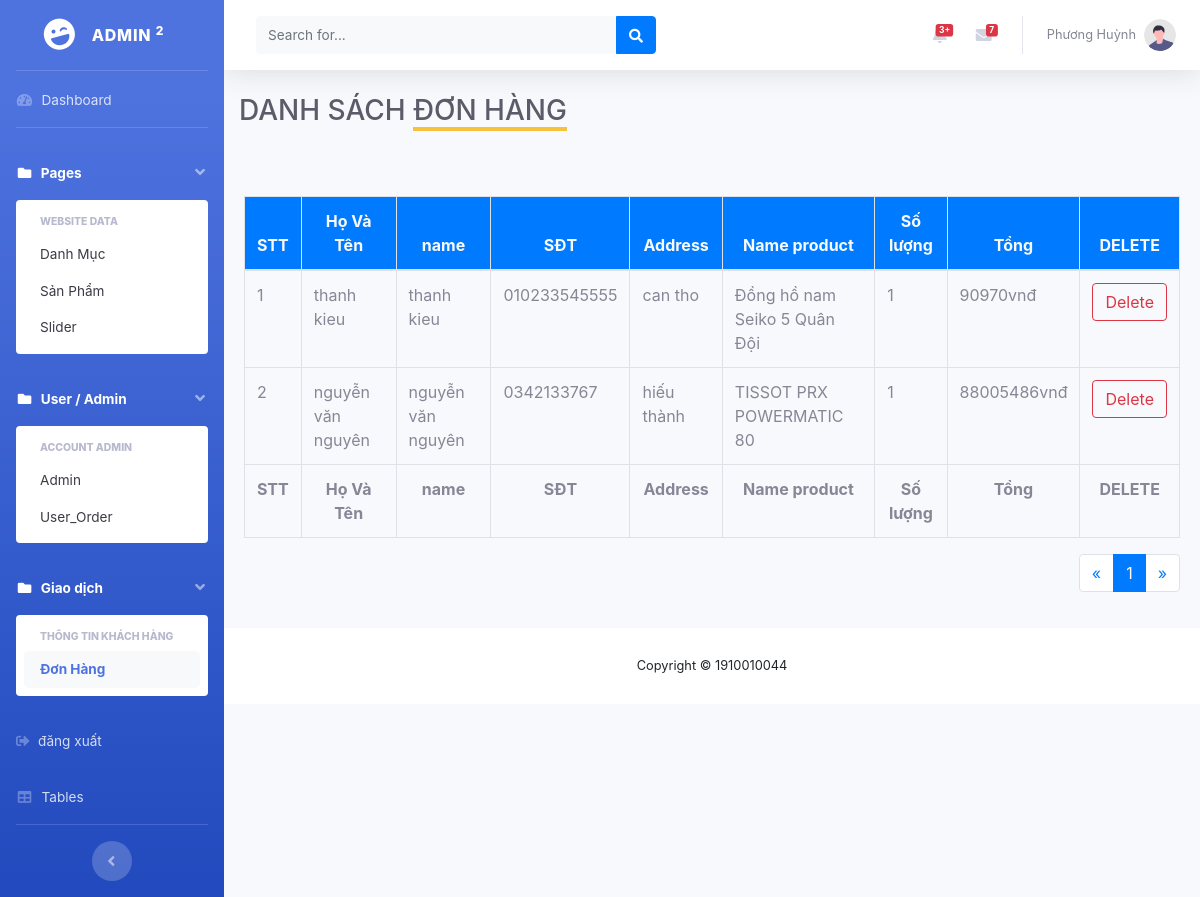
/admin/modules/order/index.php (signed in), run on the app's committed database.
### tables this page shows
CREATE TABLE `orders` (
  `id` int(11) NOT NULL,
  `transaction_id` int(11) DEFAULT NULL,
  `product_id` int(11) DEFAULT NULL,
  `qty` tinyint(4) DEFAULT NULL,
  `price` int(11) DEFAULT NULL,
  `name` varchar(100) DEFAULT NULL,
  `home` tinyint(4) DEFAULT 0,
  `created_at` timestamp NULL DEFAULT current_timestamp() ON UPDATE current_timestamp(),
  `updated_at` timestamp NULL DEFAULT current_timestamp() ON UPDATE current_timestamp()
);

CREATE TABLE `transaction` (
  `id` int(11) NOT NULL,
  `amount` int(11) DEFAULT NULL,
  `users_id` int(11) DEFAULT NULL,
  `status` tinyint(4) DEFAULT 0,
  `note` text DEFAULT NULL,
  `name` varchar(50) DEFAULT NULL,
  `email` varchar(50) DEFAULT NULL,
  `phone` varchar(50) DEFAULT NULL,
  `address` text DEFAULT NULL,
  `created_at` timestamp NULL DEFAULT current_timestamp() ON UPDATE current_timestamp(),
  `updated_at` timestamp NULL DEFAULT current_timestamp() ON UPDATE current_timestamp()
);

### libraries/Database.php (called while the page is built, shortened)
<?php
    class Database
    {
        public $link;
        public function __construct()
        {
            $this->link = mysqli_connect("localhost","root","","dongho1") or die ();
            mysqli_set_charset($this->link,"utf8");
        }
        public function countTable($table)
        {
            $sql = "SELECT id FROM  {$table}";
            $result = mysqli_query($this->link, $sql) or die("Lỗi Truy Vấn countTable----" .mysqli_error($this->link));
            $num = mysqli_num_rows($result);
            return $num;
        }
         public  function fetchJone($table, $sql, $page = 0, $row, $pagi = false )
        {
            $data = [];
            if ($pagi == true )
            {
                $total = $this->countTable($table);
                $sotrang = ceil($total / $row);
                $start = ($page - 1 ) * $row ;
                $sql .= " LIMIT $start,$row";
                $data = [ "page" => $sotrang];
                $result = mysqli_query($this->link,$sql) or die("Lỗi truy vấn fetchJone ---- " .mysqli_error($this->link));
            }
            else
            {
                $result = mysqli_query($this->link,$sql) or die("Lỗi truy vấn fetchJone ---- " .mysqli_error($this->link));
            }
            if( $result)
            {
                while ($num = mysqli_fetch_assoc($result))
                {
                    $data[] = $num;
                }
            }
            return $data;
        }
    }
?>

### admin/autoload/autoload.php (called while the page is built, shortened)
<?php
        require_once __DIR__.'/../../libraries/Database.php';
        $db = new Database;
?>

### admin/modules/order/index.php (the view, shortened to what this page needs)
<?php
    require_once __DIR__ . '/../../autoload/autoload.php';
    if(isset($_GET['page']))
    {
        $p = $_GET['page'];
    }
    else
    {
        $p = 1;
    }
    $sql = "SELECT transaction.*, transaction.name as nameuser, orders.name as nameorders, orders.qty as qtyorders, orders.id as delID, transaction.amount as total, orders.product_id as idproduct  FROM orders LEFT JOIN transaction ON transaction.id = orders.transaction_id ORDER BY ID DESC";
    $orders = $db->fetchJone('orders', $sql, $p, 10, true);
    if(isset($orders['page']))
    {
        $sotrang = $orders['page'];
        unset($orders['page']);
    }
?>
<?php   require_once __DIR__ . '/../../layouts/header.php'?>
    <div class="container-fluid">
        <h1 class="h3 text-gray-800">DANH SÁCH <span class="border-bottom-warning">ĐƠN HÀNG</span></h1>
    <div class="row">
        <div class="card-body">
        </div>
        <?php require_once __DIR__.'/../../../partials/notification.php' ?>
    </div>
    <div class="row">
        <div class="card-body">
            <div class="table-responsive">
                <table class="table table-bordered" id="dataTable" width="100%" cellspacing="0">
                    <thead class="bg-primary text-light">
                        <tr class="text-center">
                            <th>STT</th>
                            <th>Họ Và Tên</th>
                            <th>name</th>
                            <th>SĐT</th>
                            <th>Address</th>
                            <th>Name product</th>
                            <th>Số lượng</th>
                            <th>Tổng</th>
                            <th>DELETE</th>
                        </tr>
                    </thead>
                    <tfoot>
                        <tr class="text-center">
                            <th>STT</th>
                            <th>Họ Và Tên</th>
                            <th>name</th>
                            <th>SĐT</th>
                            <th>Address</th>
                            <th>Name product</th>
                            <th>Số lượng</th>
                            <th>Tổng</th>
                            <th>DELETE</th>
                        </tr>
                    </tfoot>
                    <tbody>
                        <?php $stt= 1; foreach ($orders as $item) :?>
                            <td><?php echo $stt ?></td>
                            <td><?php echo $item['nameuser'] ?></td>
                            <td><?php echo $item['name']; ?></td>
                            <td><?php echo $item['phone'] ?></td>
                            <td><?php echo $item['address'] ?></td>
                            <td><?php echo $item['nameorders'] ?></td>
                            <td><?php echo $item['qtyorders'] ?></td>
                            <td><?php echo $item['total']?>vnđ</td>
                            <td><a class="btn btn-outline-danger" href="delete.php?id=<?php echo $item['delID'] ?>"> Delete </a></td>
                        <?php $stt++;  endforeach; ?>
                    </tbody>
                </table>
                <div class="pull-right">
                    <nav aria-label="Page navigation example">
                        <ul class="pagination float-right">
                            <li class="page-item">
                                <a class="page-link" href="#" aria-label="Previous">
                                <span aria-hidden="true">&laquo;</span>
                                </a>
                            </li>
                            <?php for($i = 1 ; $i <=  $sotrang ; $i++ ) : ?>
                                <?php
                                    if(isset($_GET['page']))
                                    {
                                        $p = $_GET['page'];
                                    }
                                    else
                                    {
                                        $p = 1;
                                    }
                                ?>
                                <li class="page-item <?php echo ( $i == $p ) ? 'active' : ''; ?>">
                                    <a class="page-link" href="?page=<?php echo $i; ?>"><?php echo $i; ?></a>
                                </li>
                            <?php endfor; ?>
                            <li class="page-item">
                                <a class="page-link" href="#" aria-label="Next">
                                <span aria-hidden="true">&raquo;</span>
                                </a>
                            </li>
                        </ul>
                    </nav>
                </div>
            </div>
        </div>
    </div>
    </div>
<?php   require_once __DIR__ . '/../../layouts/footer.php'?>

### data on the page
orders: transaction.name "thanh kieu", transaction.phone "010233545555", transaction.address "can tho", name "Đồng hồ nam Seiko 5 Quân Đội", qty "1", transaction.amount "90970"
orders: transaction.name "nguyễn văn nguyên", transaction.phone "0342133767", transaction.address "hiếu thành", name "TISSOT PRX POWERMATIC 80", qty "1", transaction.amount "88005486"

### other printed values
$_SESSION['admin_name'] "Phương Huỳnh"
